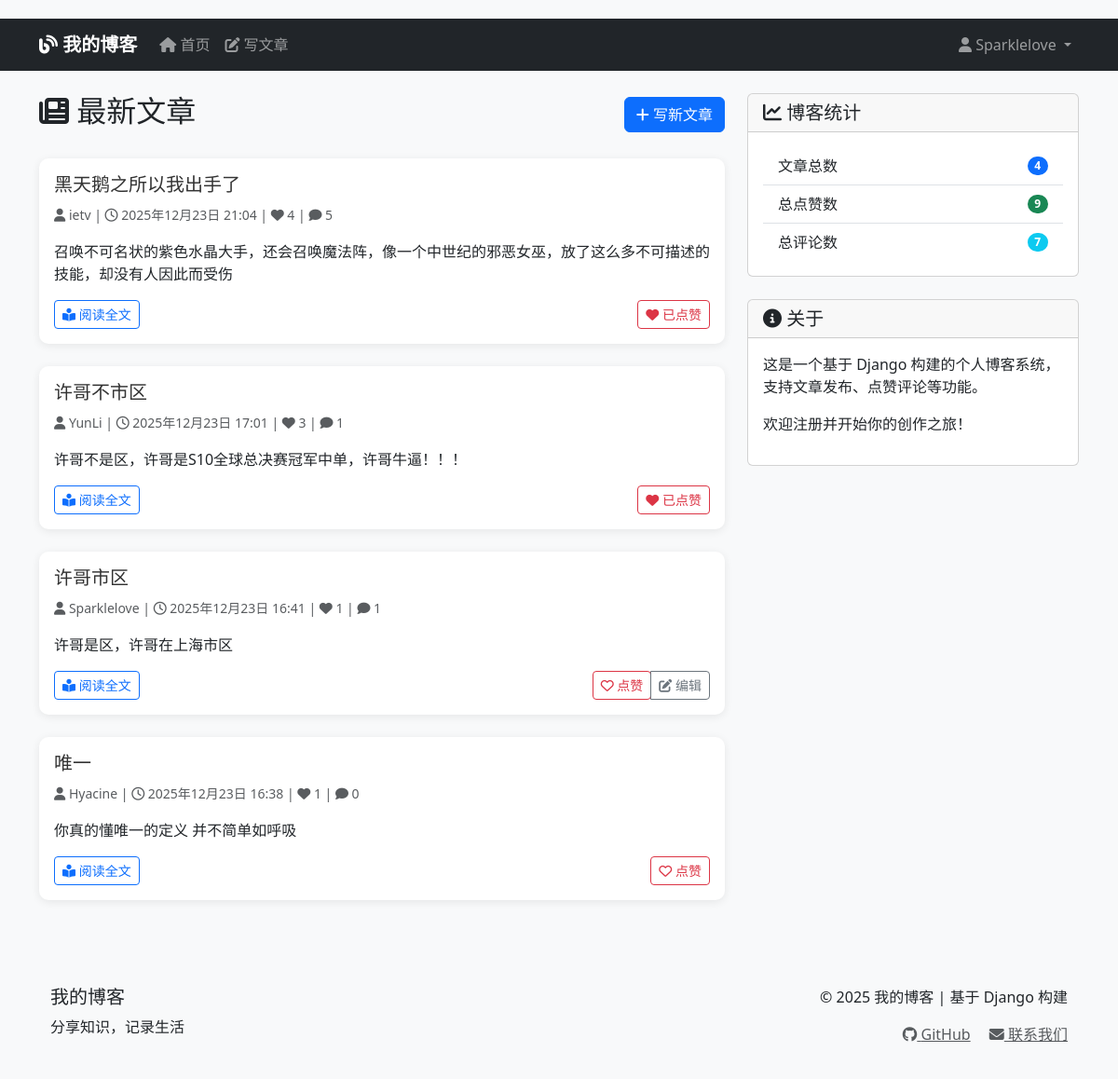
The page / (signed in) on the database its author committed.
### blogs/models.py (models this page shows, shortened)
class BlogPost(models.Model):
    title = models.CharField(max_length=200)
    content = models.TextField()
    owner = models.ForeignKey(User, on_delete=models.CASCADE)
    date_added = models.DateTimeField(auto_now_add=True)
    likes_count = models.PositiveIntegerField(default=0)
    def user_has_liked(self, user):
        if not user.is_authenticated:
            return False
        if not hasattr(user, 'id') or user.id is None:
            return False
        return self.likes.filter(user=user).exists()

### blogs/views.py (the view)
# urls.py: path('', views.index, name='index'),
def index(request):
    from django.db.models import Count
    posts = BlogPost.objects.annotate(
        comment_count=Count('comments')
    ).order_by('-date_added')
    for post in posts:
        if request.user.is_authenticated:
            try:
                post.user_has_liked = post.user_has_liked(request.user)
            except Exception:
                post.user_has_liked = False
        else:
            post.user_has_liked = False
    total_posts = posts.count()
    from django.db.models import Sum
    total_likes = posts.aggregate(total=Sum('likes_count'))['total'] or 0
    total_comments = posts.aggregate(total=Sum('comment_count'))['total'] or 0
    context = {
        'posts': posts,
        'total_posts': total_posts,
        'total_likes': total_likes,
        'total_comments': total_comments,
    }
    return render(request, 'blogs/index.html', context)

### blogs/templates/blogs/index.html (shortened to what this page needs)
{% extends 'blogs/base.html' %}
{% block content %}
<div class="row">
    <div class="col-md-8">
        <div class="d-flex justify-content-between align-items-center mb-4">
            <h2><i class="fas fa-newspaper"></i> 最新文章</h2>
            {% if user.is_authenticated %}
            <a href="{% url 'blogs:new_post' %}" class="btn btn-primary">
                <i class="fas fa-plus"></i> 写新文章
            </a>
            {% endif %}
        </div>
        {% for post in posts %}
        <div class="card post-card mb-4">
            <div class="card-body">
                <h5 class="card-title">
                    <a href="{% url 'blogs:post_detail' post.id %}" class="text-decoration-none">
                        {{ post.title }}
                    </a>
                </h5>
                <div class="card-text mb-3">
                    <p class="text-muted">
                        <small>
                            <i class="fas fa-user"></i> {{ post.owner.username }} |
                            <i class="far fa-clock"></i> {{ post.date_added|date:"Y年m月d日 H:i" }} |
                            <i class="fas fa-heart"></i> <span id="likes-count-{{ post.id }}">{{ post.likes_count|default:0 }}</span> |
                            <i class="fas fa-comment"></i> {{ post.comment_count|default:0 }}
                        </small>
                    </p>
                    <p class="card-text">{{ post.content|striptags|truncatechars:200 }}</p>
                </div>
                <div class="d-flex justify-content-between align-items-center">
                    <a href="{% url 'blogs:post_detail' post.id %}" class="btn btn-outline-primary btn-sm">
                        <i class="fas fa-book-reader"></i> 阅读全文
                    </a>
                    <div class="btn-group" role="group">
                        {% if user.is_authenticated %}
                        <form method="post" action="{% url 'blogs:toggle_like' post.id %}"
                              class="like-form d-inline" data-post-id="{{ post.id }}">
                            <button type="submit" class="btn btn-outline-danger btn-sm">
                                {% if post.user_has_liked %}
                                    <i class="fas fa-heart"></i> 已点赞
                                {% else %}
                                    <i class="far fa-heart"></i> 点赞
                                {% endif %}
                            </button>
                        </form>
                        {% endif %}
                        {% if user.is_authenticated and user == post.owner %}
                        <a href="{% url 'blogs:edit_post' post.id %}" class="btn btn-outline-secondary btn-sm">
                            <i class="fas fa-edit"></i> 编辑
                        </a>
                        {% endif %}
                    </div>
                </div>
            </div>
        </div>
        {% endfor %}
    </div>
<div class="col-md-4">
    <div class="card mb-4">
        <div class="card-header">
            <h5 class="mb-0"><i class="fas fa-chart-line"></i> 博客统计</h5>
        </div>
        <div class="card-body">
            <ul class="list-group list-group-flush">
                <li class="list-group-item d-flex justify-content-between align-items-center">
                    文章总数
                    <span class="badge bg-primary rounded-pill">{{ total_posts }}</span>
                </li>
                <li class="list-group-item d-flex justify-content-between align-items-center">
                    总点赞数
                    <span class="badge bg-success rounded-pill">{{ total_likes }}</span>
                </li>
                <li class="list-group-item d-flex justify-content-between align-items-center">
                    总评论数
                    <span class="badge bg-info rounded-pill">{{ total_comments }}</span>
                </li>
            </ul>
        </div>
    </div>
    <div class="card">
        <div class="card-header">
            <h5 class="mb-0"><i class="fas fa-info-circle"></i> 关于</h5>
        </div>
        <div class="card-body">
            <p>这是一个基于 Django 构建的个人博客系统，支持文章发布、点赞评论等功能。</p>
            <p>欢迎注册并开始你的创作之旅！</p>
        </div>
    </div>
</div>
{% endblock %}

### blogs/templates/blogs/base.html (shortened to what this page needs)
<!DOCTYPE html>
<html lang="zh-cn">
<head>
    <link href="https://cdn.jsdelivr.net/npm/bootstrap@5.3.0/dist/css/bootstrap.min.css" rel="stylesheet">
    <link rel="stylesheet" href="https://cdnjs.cloudflare.com/ajax/libs/font-awesome/6.4.0/css/all.min.css">
</head>
<body>
    <nav class="navbar navbar-expand-lg navbar-dark bg-dark">
        <div class="container">
            <a class="navbar-brand" href="{% url 'blogs:index' %}">
                <i class="fas fa-blog"></i> 我的博客
            </a>
            <div class="collapse navbar-collapse" id="navbarNav">
                <ul class="navbar-nav me-auto">
                    <li class="nav-item">
                        <a class="nav-link" href="{% url 'blogs:index' %}">
                            <i class="fas fa-home"></i> 首页
                        </a>
                    </li>
                    <li class="nav-item">
                        <a class="nav-link" href="{% url 'blogs:new_post' %}">
                            <i class="fas fa-edit"></i> 写文章
                        </a>
                    </li>
                </ul>
                <ul class="navbar-nav">
                    {% if user.is_authenticated %}
                    <li class="nav-item dropdown">
                        <a class="nav-link dropdown-toggle" href="#" id="userDropdown" role="button"
                           data-bs-toggle="dropdown" aria-expanded="false">
                            <i class="fas fa-user"></i> {{ user.username }}
                        </a>
                    </li>
                    {% endif %}
                </ul>
            </div>
        </div>
    </nav>
    <div class="container mt-4">
        {% block content %}{% endblock %}
    </div>
    <footer class="mt-5">
        <div class="container">
            <div class="row">
                <div class="col-md-6">
                    <h5>我的博客</h5>
                    <p>分享知识，记录生活</p>
                </div>
                <div class="col-md-6 text-end">
                    <p>&copy; 2025 我的博客 | 基于 Django 构建</p>
                    <p>
                        <a href="#" class="text-muted me-3"><i class="fab fa-github"></i> GitHub</a>
                        <a href="#" class="text-muted"><i class="fas fa-envelope"></i> 联系我们</a>
                    </p>
                </div>
            </div>
        </div>
    </footer>
</body>
</html>

### blogs/templates/blogs/base.html (style rules this page uses)
body { padding-top: 20px; background-color: #f8f9fa; }
.navbar-brand { font-weight: bold; }
.post-card { transition: transform 0.2s; margin-bottom: 20px; }
footer { margin-top: 50px; padding: 20px 0; background-color: #f8f9fa; }

### blogs/templates/blogs/index.html (style rules this page uses)
.post-card { border: none; box-shadow: 0 2px 10px rgba(0,0,0,0.08); border-radius: 10px; }
.card-title a { color: #333; transition: color 0.3s; }

### rows shown on the page
BlogPost: title "黑天鹅之所以我出手了", owner.username "ietv", date_added "2025年12月23日 21:04", likes_count "4", comment_count "5", content "召唤不可名状的紫色水晶大手，还会召唤魔法阵，像一个中世纪的邪恶女巫，放了这么多不可描述的技能，却没有人因此而受伤", shows "已点赞"
BlogPost: title "许哥不市区", owner.username "YunLi", date_added "2025年12月23日 17:01", likes_count "3", comment_count "1", content "许哥不是区，许哥是S10全球总决赛冠军中单，许哥牛逼！！！", shows "已点赞"
BlogPost: title "许哥市区", owner.username "Sparklelove", date_added "2025年12月23日 16:41", likes_count "1", comment_count "1", content "许哥是区，许哥在上海市区", shows "点赞", shows "编辑"
BlogPost: title "唯一", owner.username "Hyacine", date_added "2025年12月23日 16:38", likes_count "1", comment_count "0", content "你真的懂唯一的定义 并不简单如呼吸", shows "点赞"

### other values the page prints
{{ user.username }} "Sparklelove"
{{ total_posts }} "4"
{{ total_likes }} "9"
{{ total_comments }} "7"
